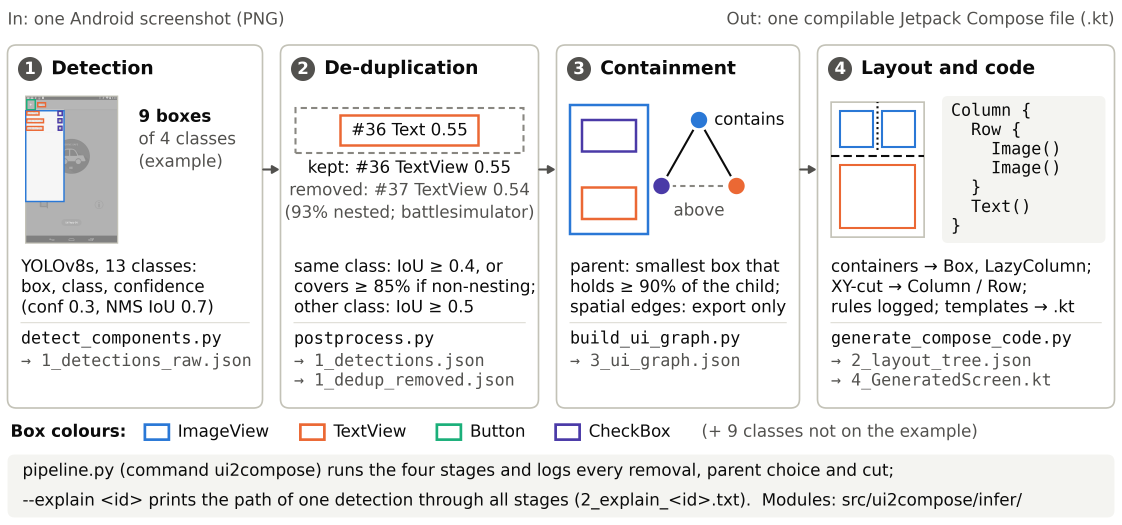
#> input picture docs/figures/fig1_pipeline.png, 4488 x 2100 px (shown at 1/4 size)
$ python -i make_figures.py   (imports and definitions only)
#> lines starting #> are read from the running program, lines starting #| are printed output that depends on the picture
#!/usr/bin/env python3
# SPDX-FileCopyrightText: 2026 Murat Saran <saran@cankaya.edu.tr>
# SPDX-FileCopyrightText: 2026 Göktürk Bilgetürk <gbilgeturk@yahoo.com>
#
# SPDX-License-Identifier: MIT

"""Draws the figures of the SoftwareX article from the published v1.2.0 outputs.

Usage (from the repository root):
    python scripts/make_figures.py                 # every figure whose inputs exist
    python scripts/make_figures.py --only 2 3      # selected figures

Outputs (docs/figures/, PNG at 600 dpi at print size; see docs/figures/README.md):
  fig1_pipeline.png        the four stages, their modules and output files
  fig2_layout_example.png  cuts, containers and layout tree of the drivesafe example
  fig3_detections.png      detections on the same screen (single-column width)
  fig4_claude_comparison.png  input | ui2compose render | Claude run-1 render
  fig5_detector.png        per-class AP@50 and mAP@50 on the app-level split (test, val)

Every figure is drawn from files in the repository (results/, examples/). The values
of Fig. 5 come from results/eval_appsplit/detector_table2.json; the subset drawn is
also written to docs/figures/fig5_detector_data.json.
Fig. 4 is drawn only if every ui2compose render belongs to the current Kotlin file
(SHA-256 recorded with the render in results/compile_report.json).
The output is deterministic: no randomness, fonts are the
DejaVu fonts bundled with matplotlib, and PNG metadata carry no software
version. Every text is at least 8 pt at print size (checked before saving).
"""

from __future__ import annotations

import argparse
import hashlib
import json
import os
import sys
from pathlib import Path
from typing import Any, Dict, List, Optional, Sequence, Tuple

import matplotlib

# [1 line not run here, left out]
import matplotlib.pyplot as plt  # noqa: E402
import numpy as np  # noqa: E402
from matplotlib import patches  # noqa: E402
from matplotlib.text import Text  # noqa: E402
from PIL import Image  # noqa: E402

REPO = Path(__file__).resolve().parents[1]
OUT_DIR = REPO / "docs" / "figures"
# (not in a folder named data/: .gitignore excludes every such folder)
FIG5_DATA = OUT_DIR / "fig5_detector_data.json"

# The worked example of Figs. 1-3: a test screen of the app-level split, i.e. an app the
# default weights (runs/oversample_5k_appsplit) never saw in training.
EXAMPLE = "westport.andrewirwin.com.drivesafe-screens_screenshot_3"
# Fig. 1 illustrates de-duplication with a 'same_class_nested' removal; the worked example
# has no removal, so it is taken from this screen (validation split of the app-level split).
DEDUP_EXAMPLE = "com.luigiedeveloper.battlesimulator-screens_screenshot_3"
EXAMPLES_DIR = REPO / "examples"
V120_DIR = REPO / "results" / "v1.2.0_examples"
MLLM_DIR = REPO / "results" / "mllm_claude"
# Fig. 4: the two examples that are held out for the default weights (app-level split:
# drivesafe test, battlesimulator val), and two of the screens chosen in
# results/mllm_claude/ANALYSIS.md, section 2 (foxfi: the typical case; mineworld: Claude's
# run 1 does not compile), which are in the app-level train split. The title says which.
FIG4_SCREENS = (
    ("westport.andrewirwin.com.drivesafe-screens_screenshot_3", "drivesafe #3 (test split)"),
    ("com.luigiedeveloper.battlesimulator-screens_screenshot_3", "battlesimulator #3 (val split)"),
    ("com.foxfi-screens_screenshot_1", "foxfi #1 (train split)"),
    ("com.mineworld.swordsaddon-screens_screenshot_2", "mineworld #2 (train split)"),
)

# --------------------------------------------------------------------------
# Style: print sizes (Elsevier), fonts, colour tokens
# --------------------------------------------------------------------------
DPI = 600
FULL_W = 7.48   # 190 mm, double-column width
COL_W = 3.54    # 90 mm, single-column width
MIN_PT = 8.0
FONT = "DejaVu Sans"
MONO = "DejaVu Sans Mono"

INK = "#0b0b0b"
INK2 = "#52514e"
MUTED = "#898781"
GRID = "#e1e0d9"
AXIS = "#c3c2b7"
PANEL = "#f4f4f1"
WHITE = "#ffffff"
HIGHLIGHT = "#d03b3b"   # status 'critical': marks the wrong groupings, always with a label

# Widget classes (Figs. 1, 3). Validated all-pairs (light): CVD dE >= 9.2, normal >= 16.3.
CLASS_COLORS = {"ImageView": "#2a78d6", "TextView": "#eb6834", "Button": "#1baf7a",
                "CheckBox": "#4a3aa7"}
CLASS_SHORT = {"ImageView": "Image", "TextView": "Text", "Button": "Button",
               "CheckBox": "Check"}
REMOVED_FILL = "#dcdbd5"
# Layout rules (Fig. 2). Validated all-pairs with HIGHLIGHT: CVD dE >= 9.1, normal >= 16.3.
RULE_COLORS = {"gap": "#2a78d6", "gap_tolerance": "#eda100", "containment": "#1baf7a",
               "list": "#4a3aa7", "fallback": MUTED}
# Training configurations (Fig. 5): the two ends of a one-hue ordinal ramp (blue 250 / 650,
# validated --ordinal) plus marker shape (square / circle), so print and CVD readers need not
# rely on colour.
CONFIGS = ("baseline", "oversample_5k")
CONFIG_LABEL = {"baseline": "baseline (no oversampling)", "oversample_5k": "oversampled to 5k (default)"}
CONFIG_COLOR = {"baseline": "#86b6ef", "oversample_5k": "#104281"}
CONFIG_MARKER = {"baseline": "s", "oversample_5k": "o"}
CONFIG_MS = {"baseline": 5.0, "oversample_5k": 5.6}
CLASS_NAMES = ("Button", "CheckBox", "EditText", "ImageView", "ListView", "ProgressBar",
               "RadioButton", "RecyclerView", "SeekBar", "Spinner", "Switch", "TextView", "WebView")
# src/ui2compose/preprocess/oversample_dataset.py RARE_CLASSES = {1, 5, 6, 7, 8, 9, 10, 12}
OVERSAMPLED = ("CheckBox", "ProgressBar", "RadioButton", "RecyclerView", "SeekBar", "Spinner",
               "Switch", "WebView")

# [8 lines not run here, left out]


# [6 lines left out: function rel, not called in this run]


def sha256(path: Path) -> str:
    """SHA-256 of a file."""
    return hashlib.sha256(Path(path).read_bytes()).hexdigest()


# [6 lines left out: function text_color_on, not called in this run]


_MEASURE = None


# [41 lines left out: functions text_w, canvas, inch_axes, save, not called in this run]


def load_rgb(path: Path) -> np.ndarray:
    """Image as RGB array, transparent pixels composited on white."""
#> called with path = '../docs/figures/fig1_pipeline.png'
    im = Image.open(path).convert("RGBA")
#> im is the input picture: PIL image 4488x2100 RGBA; mean R, G, B, A 236.1, 235.9, 235.5, 255
    bg = Image.new("RGBA", im.size, (255, 255, 255, 255))
#> bg: PIL image 4488x2100 RGBA; every value is 255
    return np.asarray(Image.alpha_composite(bg, im).convert("RGB"))


def light_gray(path: Path, keep: float = 0.42) -> np.ndarray:
    """Screenshot as a light grey background for overlays (darkness scaled by `keep`)."""
    g = np.asarray(Image.fromarray(load_rgb(path)).convert("L"), dtype=np.float64)
    out = 255.0 - (255.0 - g) * keep
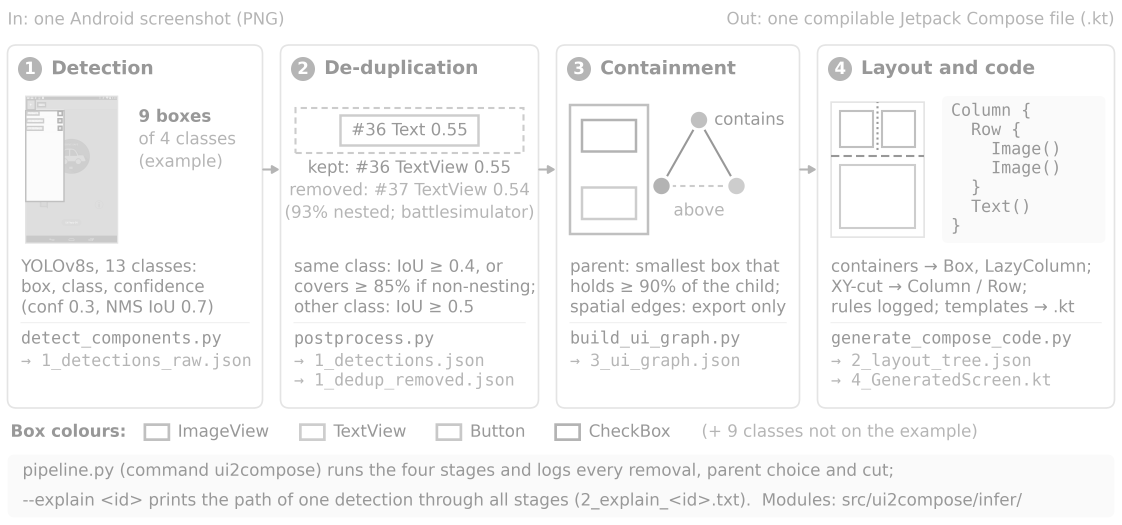
#> out: shape (2100, 4488) float64 (shown at 1/4 size); min 152.5, max 255, mean 247
    return np.repeat(out.round().astype(np.uint8)[..., None], 3, axis=2)


# [52 lines left out: functions badge, badge_data, chip, load_example, walk, not called in this run]


def tolerance_cuts(node: Dict[str, Any]) -> List[Tuple[float, float]]:
    """Cuts of a node accepted only through the tolerance (gap interval [a, b] with a >= b)."""
    return [tuple(g) for g in node.get("gaps", []) if g[0] >= g[1]]


# --------------------------------------------------------------------------
# Fig. 1: pipeline
# --------------------------------------------------------------------------
# [163 lines left out: functions _ill_detect, _ill_dedup, _ill_graph, _ill_layout, fig1, not called in this run]


# --------------------------------------------------------------------------
# Fig. 2: worked example, cuts and layout tree
# --------------------------------------------------------------------------
# What the leaves show on the drivesafe screen (for orientation only).
EXAMPLE_CAPTIONS = {0: "back arrow", 1: "“Menu”", 2: "menu drawer", 4: "“Auto Start”",
                    3: "check box", 6: "“Reply to Calls”", 5: "check box", 8: "“Reply to SMS”",
                    7: "check box"}


def _id_tag(ax, x, y, text, ha="left", va="center"):
    ax.text(x, y, text, ha=ha, va=va, fontsize=8, color=INK, zorder=12,
            bbox=dict(boxstyle="square,pad=0.12", fc=WHITE, ec="none", alpha=0.9))


# [376 lines left out: functions wrap_w, _draw_layout_overlay, _subtree_span, fig2, fig3, check_renders and 1 more, not called in this run]


# --------------------------------------------------------------------------
# Fig. 5: detection on the app-level split, baseline vs oversampling
# --------------------------------------------------------------------------
TABLE2 = REPO / "results" / "eval_appsplit" / "detector_table2.json"
FIG5_SETS = (("test_full", "Test"), ("val_full", "Validation"))
FIG5_SCHEME = "app_groups"
FIG5_PAIR = "oversample_5k - baseline"


# [31 lines left out: function detector_data, not called in this run]


def _dot(ax: plt.Axes, x: float, y: float, cfg: str, **kw: Any) -> None:
    ax.plot([x], [y], marker=CONFIG_MARKER[cfg], ms=CONFIG_MS[cfg], color=CONFIG_COLOR[cfg], mec=WHITE,
            mew=0.8, ls="none", zorder=4, clip_on=False, **kw)


def _ci(ax: plt.Axes, lo: float, hi: float, y: float, cfg: str) -> None:
    ax.plot([lo, hi], [y, y], color=CONFIG_COLOR[cfg], lw=1.2, solid_capstyle="round", zorder=3)


# [10 lines left out: function _dot_axes, not called in this run]


def _pts(v: float) -> str:
    """Signed difference in percentage points, one decimal."""
    return f"{100 * v:+.1f}".replace("-", "−")


# [98 lines left out: function fig5, not called in this run]


FIGS = {1: fig1, 2: fig2, 3: fig3, 4: fig4, 5: fig5}


# [13 lines left out: function main, not called in this run]


# [2 lines not run here, left out]

>>> result = light_gray('../docs/figures/fig1_pipeline.png')

$ run again, on docs/figures/fig5_detector.png
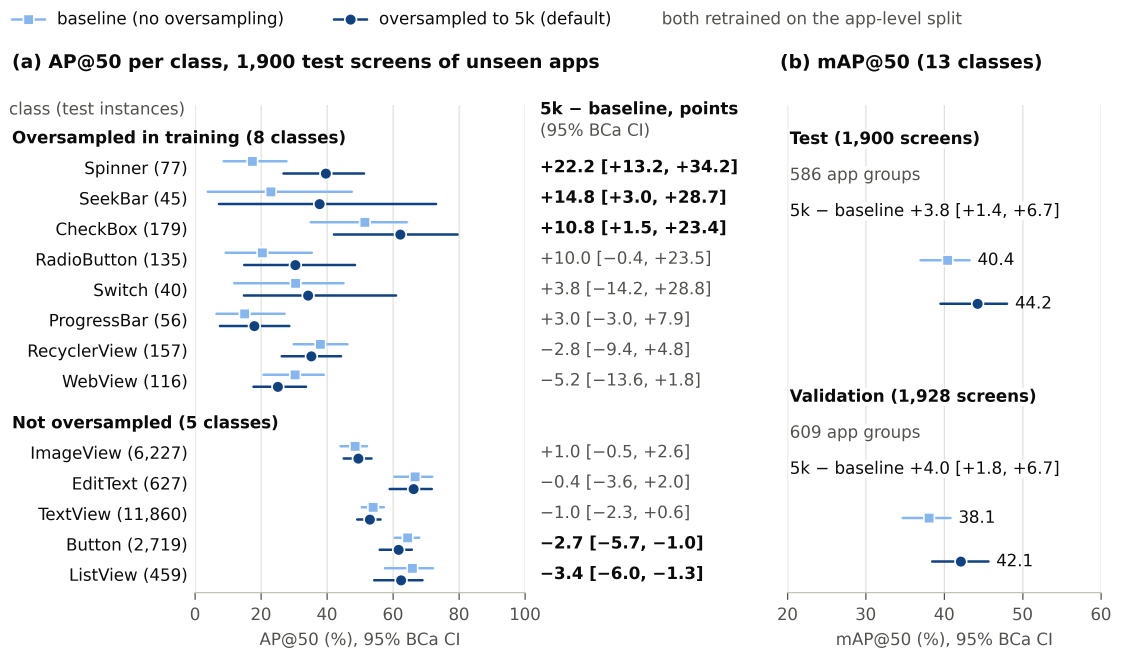
#> input picture docs/figures/fig5_detector.png, 4488 x 2670 px (shown at 1/4 size)
#> in load_rgb, im is the input picture: PIL image 4488x2670 RGBA; mean R, G, B, A 243.1, 243.6, 244, 255
#> bg: PIL image 4488x2670 RGBA; every value is 255
#> in light_gray, `out = 255.0 - (255.0 - g) * keep`:
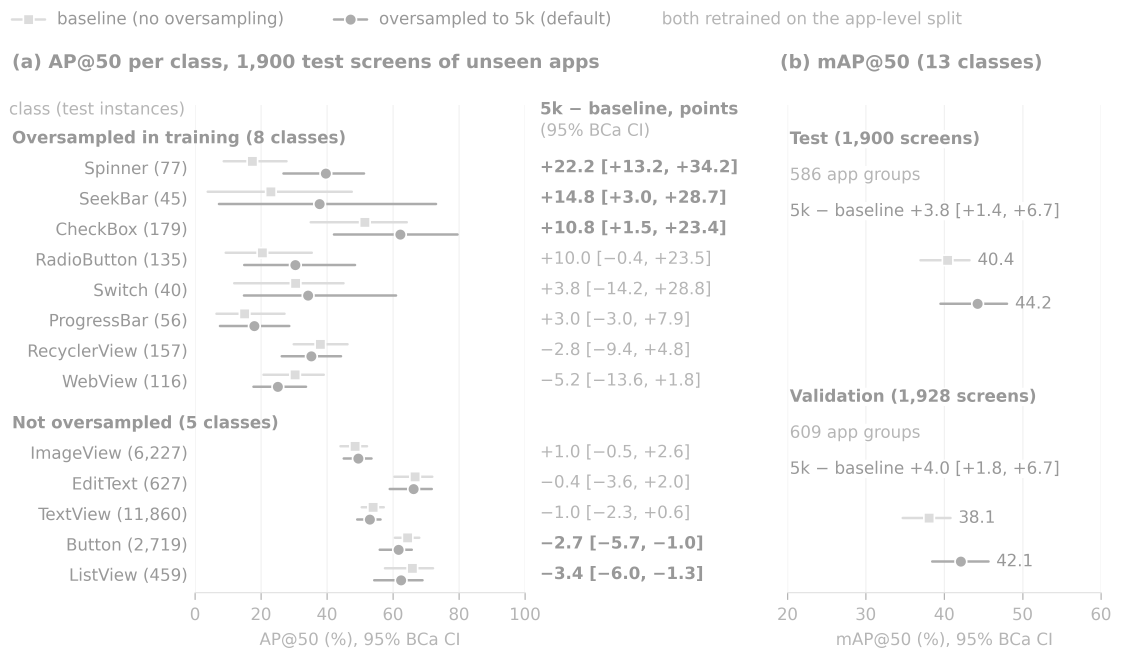
#> out: shape (2670, 4488) float64 (shown at 1/4 size); min 152.5, max 255, mean 250.2
